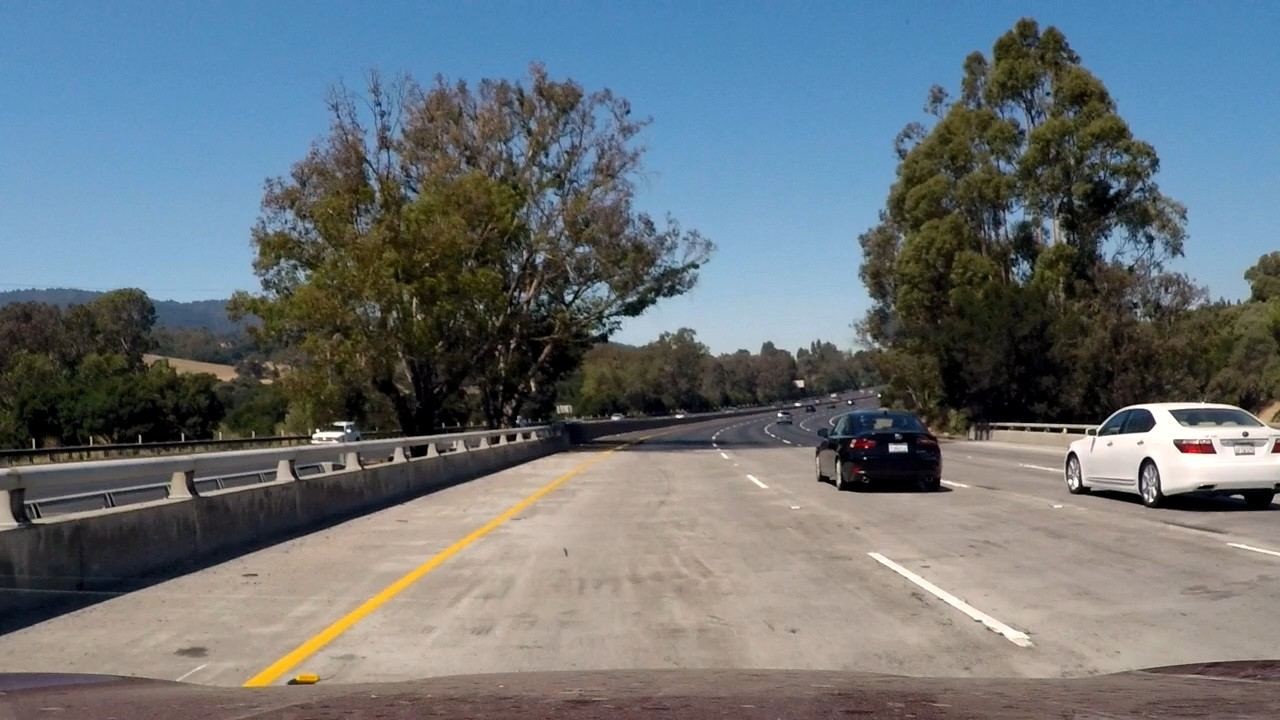
#> input picture test_videos/mpv-shot0004.jpg, 1280 x 720 px
$ jupyter execute --allow-errors P1.ipynb   (shell and % lines are left out)
#> lines starting #> are read from the running program, lines starting #| are printed output that depends on the picture; after the words box and inside, x2 and y2 are one past the last pixel; in counts of white or black regions, pixels touching at a corner belong together
# Self-Driving Car Engineer Nanodegree

## Project: **Finding Lane Lines on the Road**
***
In this project, you will use the tools you learned about in the lesson to identify lane lines on the road.  You can develop your pipeline on a series of individual images, and later apply the result to a video stream (really just a series of images). Check out the video clip "raw-lines-example.mp4" (also contained in this repository) to see what the output should look like after using the helper functions below.

Once you have a result that looks roughly like "raw-lines-example.mp4", you'll need to get creative and try to average and/or extrapolate the line segments you've detected to map out the full extent of the lane lines.  You can see an example of the result you're going for in the video "P1_example.mp4".  Ultimately, you would like to draw just one line for the left side of the lane, and one for the right.

In addition to implementing code, there is a brief writeup to complete. The writeup should be completed in a separate file, which can be either a markdown file or a pdf document. There is a [write up template](https://github.com/udacity/CarND-LaneLines-P1/blob/master/writeup_template.md) that can be used to guide the writing process. Completing both the code in the Ipython notebook and the writeup template will cover all of the [rubric points](https://review.udacity.com/#!/rubrics/322/view) for this project.

---
Let's have a look at our first image called 'test_images/solidWhiteRight.jpg'.  Run the 2 cells below (hit Shift-Enter or the "play" button above) to display the image.

**Note: If, at any point, you encounter frozen display windows or other confounding issues, you can always start again with a clean slate by going to the "Kernel" menu above and selecting "Restart & Clear Output".**

---

**The tools you have are color selection, region of interest selection, grayscaling, Gaussian smoothing, Canny Edge Detection and Hough Tranform line detection.  You  are also free to explore and try other techniques that were not presented in the lesson.  Your goal is piece together a pipeline to detect the line segments in the image, then average/extrapolate them and draw them onto the image for display (as below).  Once you have a working pipeline, try it out on the video stream below.**

---

<figure>

 <figcaption>
 <p></p>
 <p style="text-align: center;"> Your output should look something like this (above) after detecting line segments using the helper functions below </p>
 </figcaption>
</figure>
 <p></p>
<figure>

 <figcaption>
 <p></p>
 <p style="text-align: center;"> Your goal is to connect/average/extrapolate line segments to get output like this</p>
 </figcaption>
</figure>

**Run the cell below to import some packages.  If you get an `import error` for a package you've already installed, try changing your kernel (select the Kernel menu above --> Change Kernel).  Still have problems?  Try relaunching Jupyter Notebook from the terminal prompt.  Also, consult the forums for more troubleshooting tips.**

## Import Packages

[cell 1]
#importing some useful packages
import matplotlib.pyplot as plt
import matplotlib.image as mpimg
import numpy as np
import cv2

## Read in an Image

#> (a cell that did not finish here is left out)

## Ideas for Lane Detection Pipeline

**Some OpenCV functions (beyond those introduced in the lesson) that might be useful for this project are:**

`cv2.inRange()` for color selection
`cv2.fillPoly()` for regions selection
`cv2.line()` to draw lines on an image given endpoints
`cv2.addWeighted()` to coadd / overlay two images
`cv2.cvtColor()` to grayscale or change color
`cv2.imwrite()` to output images to file
`cv2.bitwise_and()` to apply a mask to an image

**Check out the OpenCV documentation to learn about these and discover even more awesome functionality!**

## Helper Functions

Below are some helper functions to help get you started. They should look familiar from the lesson!

[cell 3]
import math

def grayscale(img):
    """Applies the Grayscale transform
    This will return an image with only one color channel
    but NOTE: to see the returned image as grayscale
    (assuming your grayscaled image is called 'gray')
    you should call plt.imshow(gray, cmap='gray')"""
    return cv2.cvtColor(img, cv2.COLOR_RGB2GRAY)
    # Or use BGR2GRAY if you read an image with cv2.imread()
    # return cv2.cvtColor(img, cv2.COLOR_BGR2GRAY)

def color_filter(img, color1, color2):
    #hsv = cv2.cvtColor(img, cv2.COLOR_RGB2HSV)
    def_color = np.array([255,255,255], dtype=np.uint8)
    mask = cv2.inRange(img, color1, color2)

    # Bitwise-AND mask and original image
    return cv2.bitwise_and(img, img, mask=mask)

def canny(img, low_threshold, high_threshold):
    """Applies the Canny transform"""
    return cv2.Canny(img, low_threshold, high_threshold)

def gaussian_blur(img, kernel_size):
    """Applies a Gaussian Noise kernel"""
    return cv2.GaussianBlur(img, (kernel_size, kernel_size), 0)

def region_of_interest(img, vertices):
    """
    Applies an image mask.

    Only keeps the region of the image defined by the polygon
    formed from `vertices`. The rest of the image is set to black.
    """
    #defining a blank mask to start with
    mask = np.zeros_like(img)

    #defining a 3 channel or 1 channel color to fill the mask with depending on the input image
    if len(img.shape) > 2:
        channel_count = img.shape[2]  # i.e. 3 or 4 depending on your image
        ignore_mask_color = (255,) * channel_count
    else:
        ignore_mask_color = 255

    #filling pixels inside the polygon defined by "vertices" with the fill color
    cv2.fillPoly(mask, vertices, ignore_mask_color)

    #returning the image only where mask pixels are nonzero
    masked_image = cv2.bitwise_and(img, mask)
    return masked_image


def draw_lines(img, lines, color=[255, 0, 0], thickness=2):
    """
    NOTE: this is the function you might want to use as a starting point once you want to
    average/extrapolate the line segments you detect to map out the full
    extent of the lane (going from the result shown in raw-lines-example.mp4
    to that shown in P1_example.mp4).

    Think about things like separating line segments by their
    slope ((y2-y1)/(x2-x1)) to decide which segments are part of the left
    line vs. the right line.  Then, you can average the position of each of
    the lines and extrapolate to the top and bottom of the lane.

    This function draws `lines` with `color` and `thickness`.
    Lines are drawn on the image inplace (mutates the image).
    If you want to make the lines semi-transparent, think about combining
    this function with the weighted_img() function below
    """
    for line in lines:
        for x1,y1,x2,y2 in line:
            cv2.line(img, (x1, y1), (x2, y2), color, thickness)

def hough_lines(img, rho, theta, threshold, min_line_len, max_line_gap):
    """
    `img` should be the output of a Canny transform.

    Returns an image with hough lines drawn.
    """
    lines = cv2.HoughLinesP(img, rho, theta, threshold, np.array([]), minLineLength=min_line_len, maxLineGap=max_line_gap)
    line_img = np.zeros((img.shape[0], img.shape[1], 3), dtype=np.uint8)
    draw_lines(line_img, lines)
    return line_img

# Python 3 has support for cool math symbols.

def weighted_img(img, initial_img, α=0.8, β=1., λ=0.):
    """
    `img` is the output of the hough_lines(), An image with lines drawn on it.
    Should be a blank image (all black) with lines drawn on it.

    `initial_img` should be the image before any processing.

    The result image is computed as follows:

    initial_img * α + img * β + λ
    NOTE: initial_img and img must be the same shape!
    """
    return cv2.addWeighted(initial_img, α, img, β, λ)

# [5 lines left out: function brightness, not called in this run]

## Test Images

Build your pipeline to work on the images in the directory "test_images"
**You should make sure your pipeline works well on these images before you try the videos.**

[cell 4]
import os
#> (the rest of this cell did not finish here and is left out)

## Build a Lane Finding Pipeline

Build the pipeline and run your solution on all test_images. Make copies into the `test_images_output` directory, and you can use the images in your writeup report.

Try tuning the various parameters, especially the low and high Canny thresholds as well as the Hough lines parameters.

[cell 5]
# TODO: Build your pipeline that will draw lane lines on the test_images
# then save them to the test_images directory.
#image = mpimg.imread('test_images/solidYellowCurve.jpg')
image = mpimg.imread('test_videos/mpv-shot0004.jpg')
#> image is the input picture: shape (720, 1280, 3); mean R, G, B 105.9, 114.3, 119.3
# Original color image
plt.imshow(image)

[cell 6]
# Apply yellow color filter
c1 = np.array([250,190,200], dtype=np.uint8)
c2 = np.array([210,100,10], dtype=np.uint8)
image_yellow = color_filter(image,c2,c1)
plt.imshow(image_yellow)

[cell 7]
# Apply white color filter
c1 = np.array([255,255,255], dtype=np.uint8)
c2 = np.array([220,220,220], dtype=np.uint8)
image_white = color_filter(image,c2,c1)
plt.imshow(image_white)

[cell 8]
# Grayscale

#image_gray = brightness(grayscale(image), -20)
image_yw = weighted_img(image_white, image_yellow, α=1, β=1., λ=0.)
image_gray = grayscale(image_yw)
plt.imshow(image_gray, cmap='gray')

[cell 9]
# Apply Gaussian blur
image_gray_blur = gaussian_blur(image_gray, 9)
plt.imshow(image_gray_blur, cmap='gray')

[cell 10]
# Canny
image_canny = canny(image_gray_blur, 50, 150)
plt.imshow(image_canny, cmap='gray')

[cell 11]
# Region of interest
ysize = image.shape[0]
xsize = image.shape[1]
vertices = np.array([[(0,ysize), (xsize, ysize), (xsize / 2, ysize / 2 + ysize * 0.08)]], dtype=np.int32)
image_region = region_of_interest(image_canny, vertices)
plt.imshow(image_region, cmap='gray')

[cell 12]
# Hough lines
image_hough = hough_lines(image_region, 2, np.pi / 180, 50, 10, 5)
#> in hough_lines, `lines = cv2.HoughLinesP(img, rho, theta, threshold, np.array([]), minL..`: lines = 53 rows, first 6: [352, 621, 392, 593], [433, 559, 454, 545], [470, 544, 511, 517], [272, 662, 365, 601], [303, 646, 411, 575], [506, 516, 536, 495]
#> the loop in draw_lines, `for line in lines:` made 53 passes
plt.imshow(image_hough, cmap='gray')

[cell 13]
# Final raw
image_final = weighted_img(image_hough, image, α=0.8, β=1., λ=0.)
#> call 2 of weighted_img, with α = 0.8, β = 1, λ = 0
#> in weighted_img (call 2), `return cv2.addWeighted(initial_img, α, img, β, λ)`:
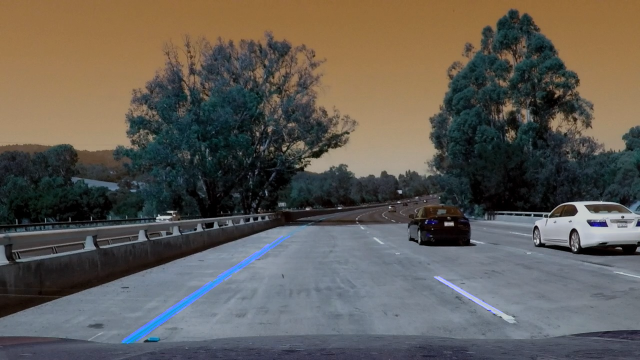
#> returned value: shape (720, 1280, 3) (shown at 1/2 size); mean of channels 0, 1, 2 85.2, 91.4, 95.4; drawn as B, G, R
plt.imshow(image_final)

[cell 14]
# Final extrapolated
def hough_raw(img, rho, theta, threshold, min_line_len, max_line_gap):
    return cv2.HoughLinesP(img, rho, theta, threshold, np.array([]), minLineLength=min_line_len, maxLineGap=max_line_gap)

def slope(line):
    """
    slope ((y2-y1)/(x2-x1))
             3  1    2  0
    """
    return (line[3]-line[1]) / (line[2]-line[0])

def extrapolate_line(lines):
    x = []
    y = []
    for line in lines:
        for x1,y1,x2,y2 in line:
            x += [x1,x2]
            y += [y1,y2]
    return np.polyfit(x, y, 1)

def average_line_left(lines, image):
    x = []
    y = []
    ysize = image.shape[0]
    xsize = image.shape[1]
    yint = ysize / 2 + ysize * 0.12
    for line in lines:
        for x1,y1,x2,y2 in line:
            if x1 < xsize / 2 or x2 < xsize / 2:
                x += [x1,x2]
                y += [y1,y2]
    if not x:
        return np.array([[]]).astype(lines.dtype)
    z = np.polyfit(x, y, 1)
    zx = np.copy(z)
    fx = np.poly1d(zx)
    fx.c[1] = fx.c[1] - yint
    f = np.poly1d(z)
    x_new = np.linspace(0, fx.r, 2).astype(lines.dtype)
    y_new = f(x_new).astype(lines.dtype)
    points_new = np.array([x_new, y_new]).T.flatten()
    return np.array([[points_new]])

def average_line_right(lines, image):
    x = []
    y = []
    ysize = image.shape[0]
    xsize = image.shape[1]
    yint = ysize / 2 + ysize * 0.12
    for line in lines:
        for x1,y1,x2,y2 in line:
            if x1 > xsize / 2 or x2 > xsize / 2:
                x += [x1,x2]
                y += [y1,y2]
    if not x:
        return np.array([[]]).astype(lines.dtype)
    z = np.polyfit(x, y, 1)
    zx = np.copy(z)
    fx = np.poly1d(zx)
    fx.c[1] = fx.c[1] - yint
    f = np.poly1d(z)
    x_new = np.linspace(fx.r, xsize, 2).astype(lines.dtype)
    y_new = f(x_new).astype(lines.dtype)
    points_new = np.array([x_new, y_new]).T.flatten()
    return np.array([[points_new]])

lines_raw = hough_raw(image_region, 2, np.pi / 180, 50, 10, 5)
#> lines_raw has the same summary as lines in hough_lines
#slope_nonzero = np.nonzero(np.apply_along_axis(slope,2,lines_raw))[0]
#lines_raw = lines_raw[slope_nonzero]
#print(lines_raw[slope_nonzero])

ind_right = np.apply_along_axis(lambda row: slope(row) > 0, 2, lines_raw).flatten()
ind_left = np.apply_along_axis(lambda row: slope(row) < 0, 2, lines_raw).flatten()
img = np.copy(image) * 0
#> img: shape (720, 1280, 3); every value is 0
#print(ind_right)

z_left = extrapolate_line(lines_raw[ind_left])
#> the loop in extrapolate_line, `for line in lines:` made 50 passes
#> after the loop in extrapolate_line, `for line in lines:`: x = 100 values, max 579 at index 65, min 244 at index 98, mean 413.8; y = 100 values, max 686 at index 48, min 472 at index 15, mean 575.9
#> z_left = [-0.663, 850.1]
z_right = extrapolate_line(lines_raw[ind_right])
#> the loop in extrapolate_line (call 2), `for line in lines:` made 3 passes
#> line on passes 1 to 3: [[878, 553, 1004, 625]], [[869, 554, 989, 626]], [[877, 553, 925, 581]]
#> z_right = [0.586, 40.61]

line_left = average_line_left(lines_raw[ind_left], img)
#> the loop in average_line_left, `for line in lines:` made 50 passes
#> in average_line_left, `z = np.polyfit(x, y, 1)`: z = [-0.663, 850.1]
#> in average_line_left, `y_new = f(x_new).astype(lines.dtype)`: y_new = [850, 446]
#> in average_line_left, `points_new = np.array([x_new, y_new]).T.flatten()`: points_new = [0, 850, 609, 446]
#> line_left = [[0, 850, 609, 446]]
line_right = average_line_right(lines_raw[ind_right], img)
#> the loop in average_line_right, `for line in lines:` made 3 passes
#> after the loop in average_line_right, `for line in lines:`: x = [878, 1004, 869, 989, 877, 925]; y = [553, 625, 554, 626, 553, 581]
#> in average_line_right, `z = np.polyfit(x, y, 1)`: z = [0.586, 40.61]
#> in average_line_right, `y_new = f(x_new).astype(lines.dtype)`: y_new = [446, 790]
#> in average_line_right, `points_new = np.array([x_new, y_new]).T.flatten()`: points_new = [692, 446, 1280, 790]
#> line_right = [[692, 446, 1280, 790]]

draw_lines(img, line_left, color=[255, 0, 0], thickness=10)
#> call 2 of draw_lines, with lines = array of shape (1, 1, 4), thickness = 10
#> the loop in draw_lines (call 2), `for line in lines:` made 1 pass
#> after the loop in draw_lines (call 2), `for line in lines:`:
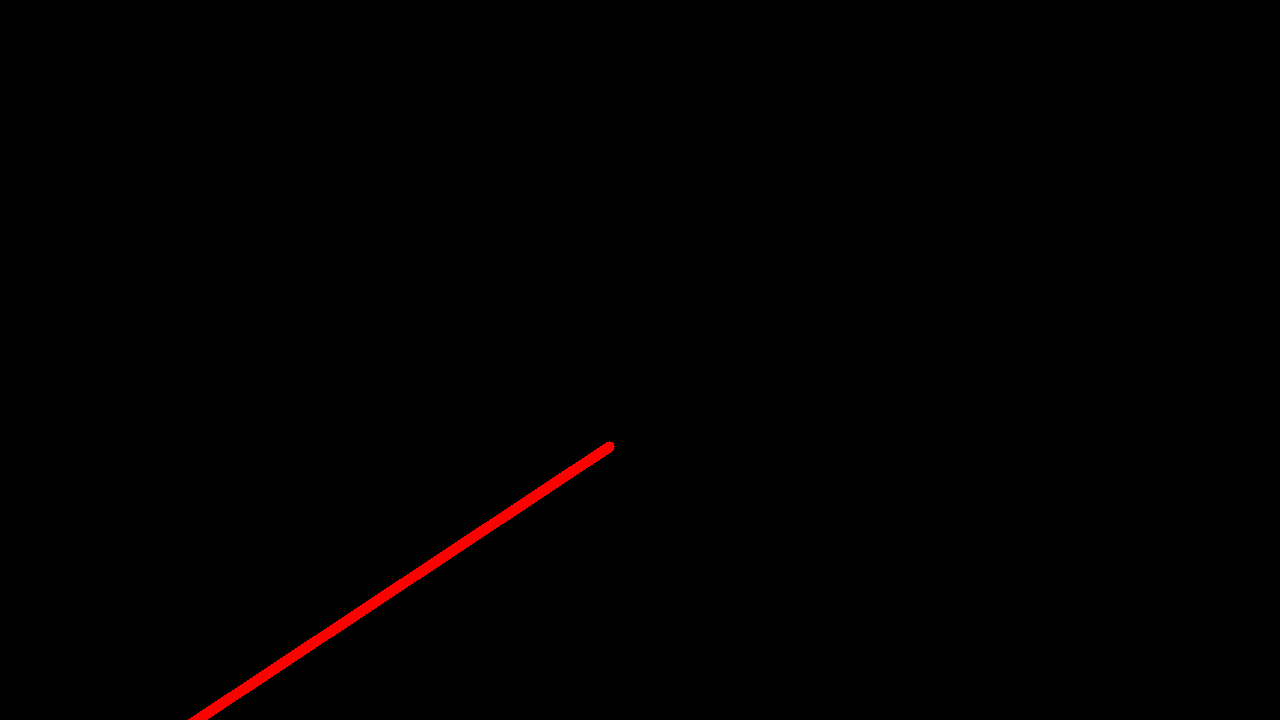
#> img: shape (720, 1280, 3); mean R, G, B 1.5, 0, 0
draw_lines(img, line_right, color=[255, 0, 0], thickness=10)
#> call 3 of draw_lines, with lines = array of shape (1, 1, 4), thickness = 10
#> the loop in draw_lines (call 3), `for line in lines:` made 1 pass
#> after the loop in draw_lines (call 3), `for line in lines:`:
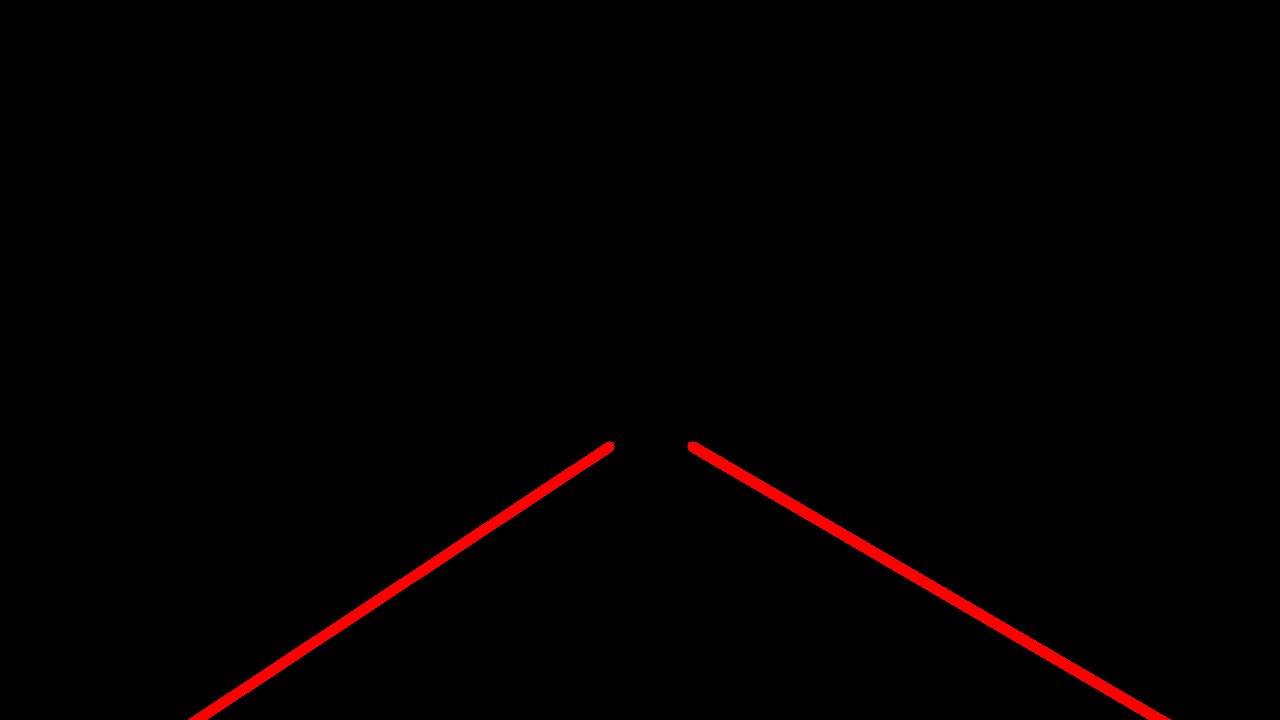
#> img: shape (720, 1280, 3); 0.67% of pixels changed, all inside (x1, y1, x2, y2) = (687, 441, 1171, 720)
draw_lines(img, lines_raw)
#> call 4 of draw_lines, with lines = array of shape (53, 1, 4), thickness = 2
#> the loop in draw_lines (call 4), `for line in lines:` made 53 passes
#> after the loop in draw_lines (call 4), `for line in lines:`:
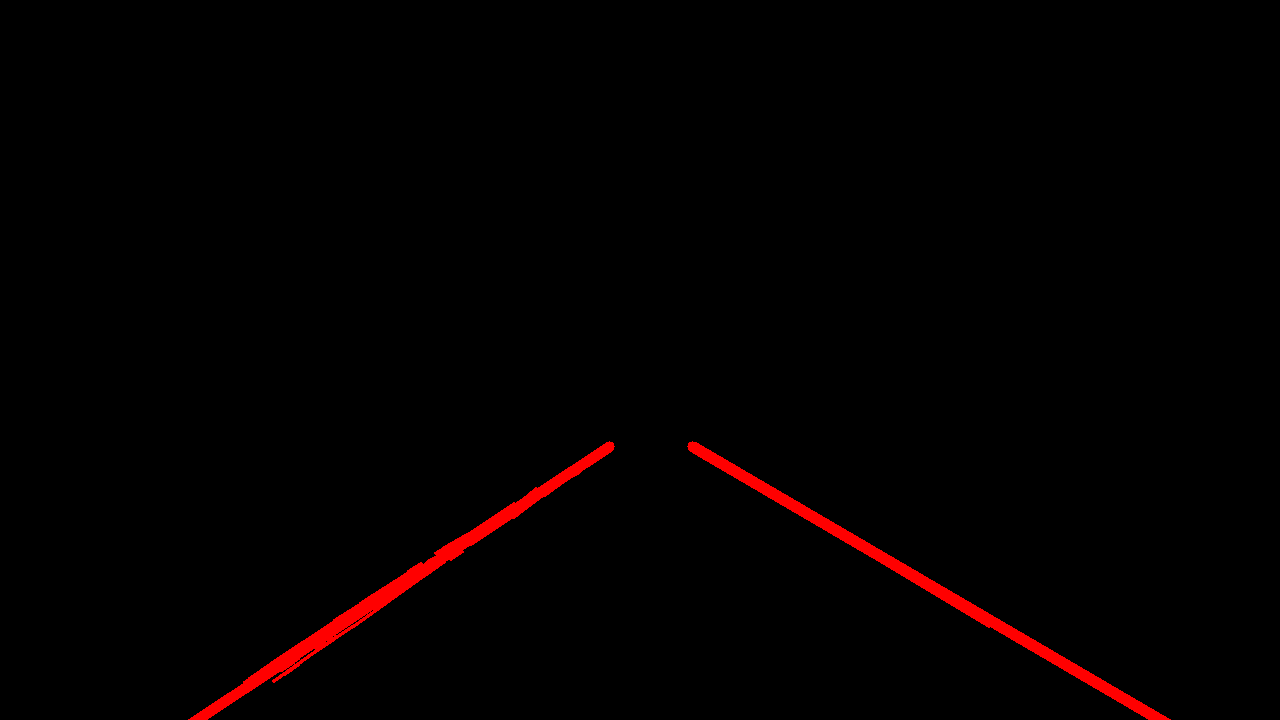
#> img: shape (720, 1280, 3); 0.18% of pixels changed, all inside (x1, y1, x2, y2) = (243, 472, 990, 683)
image_final = weighted_img(img, image, α=0.8, β=1., λ=0.)

plt.imshow(image_final)

$ run again, with writeup/original.png saved as test_videos/mpv-shot0004.jpg
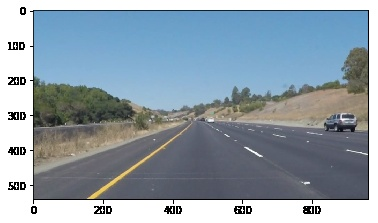
#> input picture writeup/original.png, 378 x 223 px
#> image is the input picture: shape (223, 378, 3); mean R, G, B 143.2, 158.3, 169.9
#> in color_filter, `mask = cv2.inRange(img, color1, color2)`:
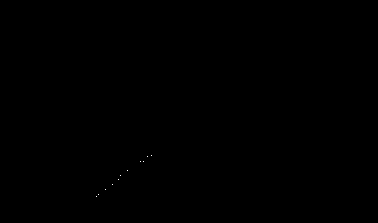
#> mask: shape (223, 378); 0.01% white in thin lines or dots, all inside (x1, y1, x2, y2) = (96, 155, 152, 197)
#> masked_image: shape (223, 378); 0.61% white in thin lines or dots, all inside (x1, y1, x2, y2) = (30, 199, 331, 215)
#> lines = [[189, 199, 211, 199], [212, 200, 261, 200], [95, 200, 123, 200], [262, 199, 275, 199], [320, 199, 330, 199], [125, 200, 161, 200], [280, 200, 308, 200], [170, 205, 180, 205], [238, 214, 250, 214], [59, 199, 88, 200]]
#> the loop in draw_lines, `for line in lines:` made 10 passes
#> in weighted_img (call 2), `return cv2.addWeighted(initial_img, α, img, β, λ)`:
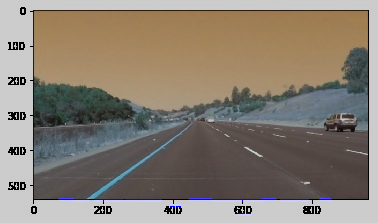
#> returned value: shape (223, 378, 3); mean of channels 0, 1, 2 115.7, 126.7, 135.9; drawn as B, G, R
#> lines_raw has the same summary as lines in hough_lines
#> ind_right = [False, False, False, False, False, False, False, False, False, True]
#> ind_left = [False, False, False, False, False, False, False, False, False, False]
#> after the loop in extrapolate_line, `for line in lines:`: x = []
